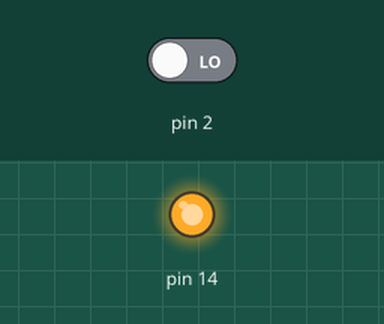
Recording of a sketch running on a simulated Arduino Uno, built with avr-gcc and run on an emulated ATmega328P. Shown: output pins drawn as LEDs (lit = HIGH). The test bench sets the inputs (shaded band); at power-on: pin 2 LOW.

Above: at 5.0 s.
5.1 s: pin 2 driven HIGH
At 6.3 s:
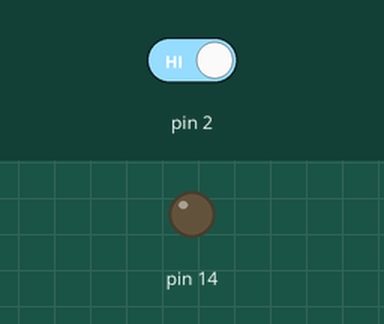
Timing chart, 0 to 8.1 s (numbered marks = the images above; inputs shaded):
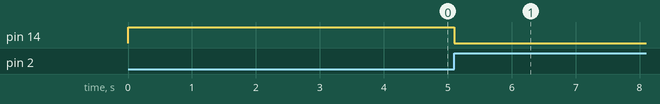

Measured:
- after the input at 5.1 s, pin 14: HIGH → LOW at once

The sketch:

first.ino
```cpp
#include <avr/io.h>
#include <avr/interrupt.h>

ISR(INT0_vect){
    PORTC ^= 0x01;//toogle the PC0 pin
}
void INT0_Init(void){
  SREG = SREG &(~(1<<7));//don't listen to any interrupts before butting the configuation of the interrupt
  DDRD = 0x00;//interrpt is an input to my system as it's external
  EIMSK = EIMSK |(1<<INT0);//listen to INT0
  //int0 = rising edge
  EICRA = EICRA |(1<<ISC00);
  EICRA = EICRA |(1<<ISC01);
  //listen to all interrupts after configuration
  SREG = SREG |(1<<7);
}

int main(){
  INT0_Init();
  //PC0 is output
  DDRC = 0x01;
  //the inital value of PC0 is one
  PORTC = 0x01;
  while(true){
    }
  return 0;
}
```
